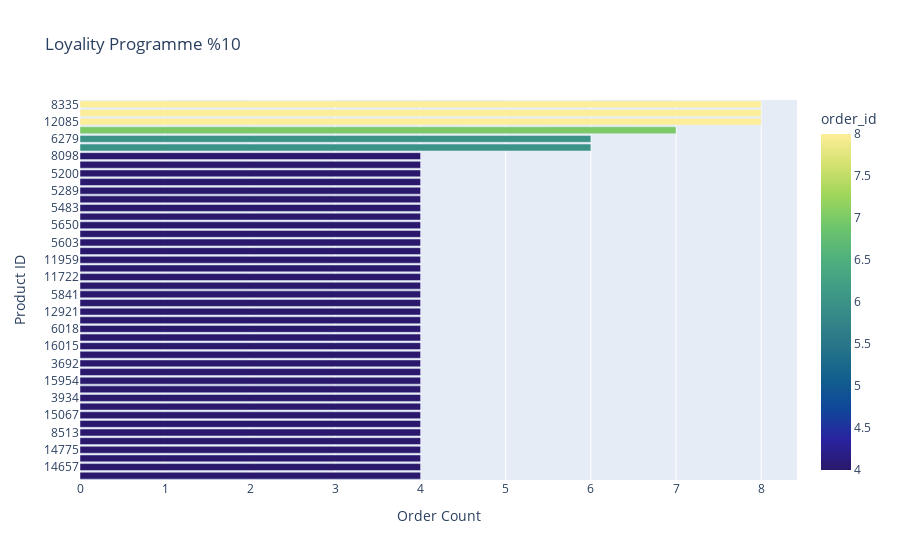

Notebook code cell kept with this figure:
### Markdown cell above
Plotly

### Code cell
figy = px.bar(
    data, x='order_id', y="customer_id", orientation='h', color='order_id', 
    color_continuous_scale=px.colors.sequential.haline,
    title='Loyality Programme %10'
)
figy.update_xaxes(title='Order Count', showticklabels=True)
figy.update_yaxes(title='Product ID', showticklabels=True, autorange="reversed")
figy.show()

### Figure 1 — Plotly figure (JSON) as saved in the notebook; plotly's stock layout.template omitted (floating-point values rounded to 4 significant figures)
{"data": [{"alignmentgroup": "True", "hovertemplate": "order_id=%{marker.color}<br>customer_id=%{y}<extra></extra>", "legendgroup": "", "marker": {"color": [8, 8, 8, 7, 6, 6, 4, 4, 4, 4, 4, 4, 4, 4, 4, 4, 4, 4, 4, 4, 4, 4, 4, 4, 4, 4, 4, 4, 4, 4, 4, 4, 4, 4, 4, 4, 4, 4, 4, 4, 4, 4, 4, 4], "coloraxis": "coloraxis", "pattern": {"shape": ""}}, "name": "", "offsetgroup": "", "orientation": "h", "showlegend": false, "textposition": "auto", "type": "bar", "x": [8, 8, 8, 7, 6, 6, 4, 4, 4, 4, 4, 4, 4, 4, 4, 4, 4, 4, 4, 4, 4, 4, 4, 4, 4, 4, 4, 4, 4, 4, 4, 4, 4, 4, 4, 4, 4, 4, 4, 4, 4, 4, 4, 4], "xaxis": "x", "y": ["8335", "12870", "12085", "6282", "6279", "991", "8098", "5569", "5200", "12322", "5289", "5305", "5483", "12048", "5650", "5578", "5603", "11967", "11959", "11732", "11722", "11653", "5841", "11638", "12921", "5088", "6018", "13187", "16015", "15990", "3692", "3699", "15954", "3925", "3934", "15179", "15067", "14781", "8513", "4202", "14775", "4273", "14657", "13941"], "yaxis": "y"}], "layout": {"barmode": "relative", "coloraxis": {"colorbar": {"title": {"text": "order_id"}}, "colorscale": [[0, "rgb(41, 24, 107)"], [0.09091, "rgb(42, 35, 160)"], [0.1818, "rgb(15, 71, 153)"], [0.2727, "rgb(18, 95, 142)"], [0.3636, "rgb(38, 116, 137)"], [0.4545, "rgb(53, 136, 136)"], [0.5455, "rgb(65, 157, 133)"], [0.6364, "rgb(81, 178, 124)"], [0.7273, "rgb(111, 198, 107)"], [0.8182, "rgb(160, 214, 91)"], [0.9091, "rgb(212, 225, 112)"], [1, "rgb(253, 238, 153)"]]}, "legend": {"tracegroupgap": 0}, "title": {"text": "Loyality Programme %10"}, "xaxis": {"anchor": "y", "domain": [0, 1], "showticklabels": true, "title": {"text": "Order Count"}}, "yaxis": {"anchor": "x", "autorange": "reversed", "domain": [0, 1], "showticklabels": true, "title": {"text": "Product ID"}}}}
